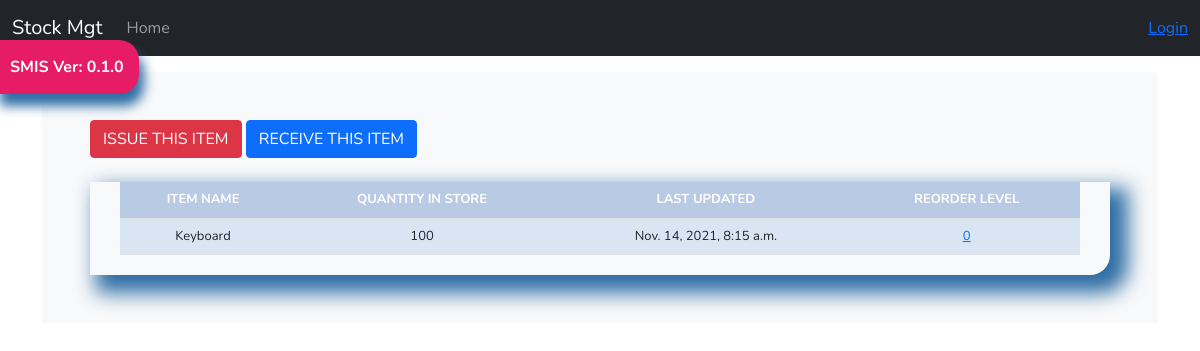
The app's page /stock_detail/1/ with its own data.
### stockmgt/models.py (models this page shows, shortened)
class Stock(models.Model):
    category = models.ForeignKey(Category, on_delete=models.CASCADE, related_name='category', blank=True)
    item_name = models.CharField(max_length=50, blank=True)
    quantity = models.IntegerField(default='0')
    receive_quantity = models.IntegerField(default='0', blank=True, null=True)
    receive_by = models.CharField(max_length=50, blank=True, null=True)
    issue_quantity = models.IntegerField(default='0', blank=True, null=True)
    issue_by = models.CharField(max_length=50, blank=True, null=True)
    issue_to = models.CharField(max_length=50, blank=True, null=True)
    phone_number = models.CharField(max_length=50, blank=True, null=True)
    created_by = models.CharField(max_length=50, blank=True, null=True)
    reorder_level = models.IntegerField(default=0, blank=True, null=True)
    last_updated = models.DateTimeField(auto_now=True)
    created_on = models.DateTimeField(auto_now_add=True)

### stockmgt/views.py (the view)
# urls.py: path('stock_detail/<str:pk>/', stock_detail, name="stock_detail"),
def stock_detail(request, pk):
    queryset = Stock.objects.get(id=pk)
    context = {
        "title": queryset.item_name,
        "queryset": queryset,
    }
    return render(request, "stock_detail.html", context)

### templates/stock_detail.html (shortened to what this page needs)
{% extends 'base.html' %}
{% block content %}
    <a href="{% url 'issue_items' queryset.id %}"><div class='btn btn-danger'>ISSUE THIS ITEM</div></a>
    <a href="{% url 'receive_items' queryset.id %}"><div class='btn btn-primary'>RECEIVE THIS ITEM</div></a>
        <br><br>
        <div class="display_table">
          <table class='table'>
                  <tr>
                    <th>ITEM NAME</th>
                    <th>QUANTITY IN STORE</th>
                    <th>LAST UPDATED</th>
                    <th>REORDER LEVEL</th>
                  </tr>
                  <tr>
                    <td>{{queryset.item_name}}</td>
                    <td>
                      {% if queryset.quantity <= queryset.reorder_level %}
                      <div style="background-color: orange;">{{queryset.quantity}}</div>
                      {% else %}{{queryset.quantity}}
                      {% endif %}
                    </td>
                    <td>{{queryset.last_updated}}</td>
                    <td><a href="{% url 'reorder_level' queryset.id %}">{{queryset.reorder_level}}</a></td>
                  </tr>
          </table>
        </div>
{% endblock %}

### static/css/style.css (style rules this page uses)
* { font-family: 'Nunito', sans-serif; }
body { min-height: 75rem; padding-top: 4.5rem; background-image: url("../img/bg.jpg"); }
.table { font-size: 13px; text-align: center; width: 95%; margin: auto; text-align: center; }
.table tr:nth-child(odd) { background: #B8CAE4 }
.table tr:nth-child(even) { background: #dae5f4 }
th { background-color: #337ab7; color: white; }
.display_table { border-bottom-right-radius: 20px; padding-left: 5px; padding-right: 5px; padding-bottom: 20px; box-shadow: 12px 12px 20px 6px #2e6da4; }

### records on screen
Stock: item_name "Keyboard", quantity "100", last_updated "Nov. 14, 2021, 8:15 a.m.", reorder_level "0"
